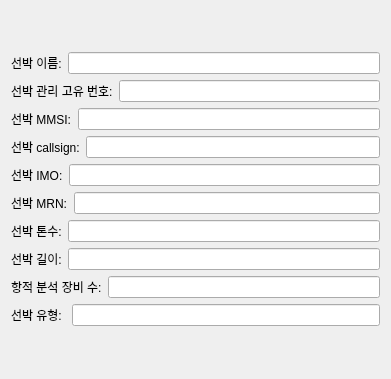
                  <widget class="QWidget" name="DE_Vessel_Info__scrollAreaWidgetContents_1">
                   <property name="geometry">
                    <rect>
                     <x>0</x>
                     <y>0</y>
                     <width>391</width>
                     <height>379</height>
                    </rect>
                   </property>
                   <layout class="QGridLayout" name="gridLayout_20">
                    <item row="0" column="0">
                     <layout class="QVBoxLayout" name="DE_Vessel_Info__verticalLayout_1">
                      <item>
                       <layout class="QHBoxLayout" name="DE_Veseel_Info_vessel_name__horizontalLayout_1">
                        <item>
                         <widget class="QLabel" name="DE_Vessel_Info_vessel_name__label_1">
                          <property name="text">
                           <string>선박 이름:</string>
                          </property>
                         </widget>
                        </item>
                        <item>
                         <widget class="QLineEdit" name="DE_Vessel_Info_vessel_name__lineEdit_1"/>
                        </item>
                       </layout>
                      </item>
                      <item>
                       <layout class="QHBoxLayout" name="DE_Vessel_Info_vessel_management_id__horizontalLayout_1">
                        <item>
                         <widget class="QLabel" name="DE_Vessel_Info_vessel_management_id__label_1">
                          <property name="text">
                           <string>선박 관리 고유 번호:</string>
                          </property>
                         </widget>
                        </item>
                        <item>
                         <widget class="QLineEdit" name="DE_Vessel_Info_vessel_management_id__lineEdit_1"/>
                        </item>
                       </layout>
                      </item>
                      <item>
                       <layout class="QHBoxLayout" name="DE_Vessel_Info_vessel_MMSI__horizontalLayout_1">
                        <item>
                         <widget class="QLabel" name="DE_Vessel_Info_vessel_MMSI__label_1">
                          <property name="text">
                           <string>선박 MMSI:</string>
                          </property>
                         </widget>
                        </item>
                        <item>
                         <widget class="QLineEdit" name="DE_Vessel_Info_vessel_MMSI__lineEdit_1"/>
                        </item>
                       </layout>
                      </item>
                      <item>
                       <layout class="QHBoxLayout" name="DE_Vessel_Info_vessel_callsign__horizontalLayout_1">
                        <item>
                         <widget class="QLabel" name="DE_Vessel_Info_vessel_callsign__label_1">
                          <property name="text">
                           <string>선박 callsign:</string>
                          </property>
                         </widget>
                        </item>
                        <item>
                         <widget class="QLineEdit" name="DE_Vessel_Info_vessel_callsign__lineEdit_1"/>
                        </item>
                       </layout>
                      </item>
                      <item>
                       <layout class="QHBoxLayout" name="DE_Vessel_Info_vessel_IMO__horizontalLayout_1">
                        <item>
                         <widget class="QLabel" name="DE_Vessel_Info_vessel_IMO__label_1">
                          <property name="text">
                           <string>선박 IMO:</string>
                          </property>
                         </widget>
                        </item>
                        <item>
                         <widget class="QLineEdit" name="DE_Vessel_Info_vessel_IMO__lineEdit_1">
                          <property name="placeholderText">
                           <string/>
                          </property>
                         </widget>
                        </item>
                       </layout>
                      </item>
                      <item>
                       <layout class="QHBoxLayout" name="DE_Vessel_Info_vessel_MRN__horizontalLayout_1">
                        <item>
                         <widget class="QLabel" name="DE_Vessel_Info_vessel_MRN__label_1">
                          <property name="text">
                           <string>선박 MRN:</string>
                          </property>
                         </widget>
                        </item>
                        <item>
                         <widget class="QLineEdit" name="DE_Vessel_Info_vessel_MRN__lineEdit_1"/>
                        </item>
                       </layout>
                      </item>
                      <item>
                       <layout class="QHBoxLayout" name="DE_Vessel_Info_vessel_tonnage__horizontalLayout_1">
                        <item>
                         <widget class="QLabel" name="DE_Vessel_Info_vessel_tonnage__label_1">
                          <property name="text">
                           <string>선박 톤수:</string>
                          </property>
                         </widget>
                        </item>
                        <item>
                         <widget class="QLineEdit" name="DE_Vessel_Info_vessel_tonnage__lineEdit_1"/>
                        </item>
                       </layout>
                      </item>
                      <item>
                       <layout class="QHBoxLayout" name="DE_Vessel_Info_vessel_length__horizontalLayout_1">
                        <item>
                         <widget class="QLabel" name="DE_Vessel_Info_vessel_length__label_1">
                          <property name="text">
                           <string>선박 길이:</string>
                          </property>
                         </widget>
                        </item>
                        <item>
                         <widget class="QLineEdit" name="DE_Vessel_Info_vessel_length__lineEdit_1"/>
                        </item>
                       </layout>
                      </item>
                      <item>
                       <layout class="QHBoxLayout" name="DE_Vessel_Info_vessel_total_number_of_equipmentwith_track__horizontalLayout_1">
                        <item>
                         <widget class="QLabel" name="DE_Vessel_Info_vessel_total_number_of_equipmentwith_track__label_1">
                          <property name="text">
                           <string>항적 분석 장비 수:</string>
                          </property>
                         </widget>
                        </item>
                        <item>
                         <widget class="QLineEdit" name="DE_Vessel_Info_vessel_total_number_of_equipmentwith_track__lineEdit_1"/>
                        </item>
                       </layout>
                      </item>
                      <item>
                       <layout class="QHBoxLayout" name="DE_Vessel_Type__horizontalLayout_1">
                        <item>
                         <widget class="QLabel" name="DE_Vessel_Type__label_1">
                          <property name="text">
                           <string>선박 유형: </string>
                          </property>
                         </widget>
                        </item>
                        <item>
                         <widget class="QLineEdit" name="DE_Vessel_Type__lineEdit_1"/>
                        </item>
                       </layout>
                      </item>
                     </layout>
                    </item>
                   </layout>
                  </widget>
